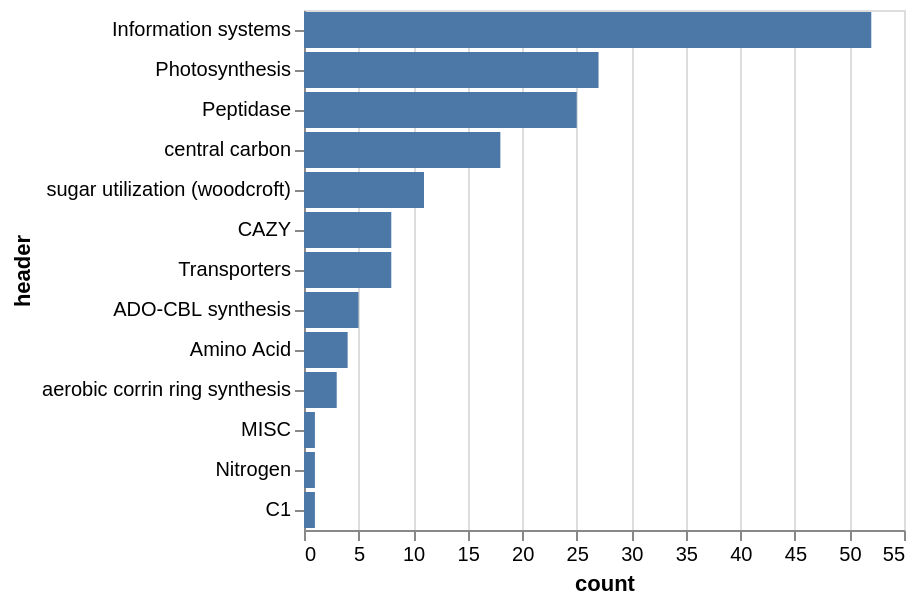

Notebook cell for this chart:
### Code cell
altamira_count = altamira_count.reset_index()
altamira_count = altamira_count.sort_values(by='count',ascending=False)
altamira_count.to_csv('/MP_Data/Dados_David/viral_analysis/post_processing/votus_definition/dramv_results/altamira_amg_cat.tsv',sep='\t')


alt_chart = alt.Chart(altamira_count).mark_bar().encode(
    alt.X('count:Q'),
    alt.Y('header:N', sort='-x'),
)
alt_chart

### Figure 1 — Vega-Lite specification as saved in the notebook (floating-point values rounded to 4 significant figures)
{"config": {"view": {"continuousWidth": 300, "continuousHeight": 300}}, "data": {"name": "data-36389b198f18ff9791d2c7a902ce5815"}, "mark": {"type": "bar"}, "encoding": {"x": {"field": "count", "type": "quantitative"}, "y": {"field": "header", "sort": "-x", "type": "nominal"}}, "$schema": "https://vega.github.io/schema/vega-lite/v6.1.0.json", "datasets": {"data-36389b198f18ff9791d2c7a902ce5815": [{"header": "Information systems", "count": 52}, {"header": "Photosynthesis", "count": 27}, {"header": "Peptidase", "count": 25}, {"header": "central carbon", "count": 18}, {"header": "sugar utilization (woodcroft)", "count": 11}, {"header": "CAZY", "count": 8}, {"header": "Transporters", "count": 8}, {"header": "ADO-CBL synthesis", "count": 5}, {"header": "Amino Acid", "count": 4}, {"header": "aerobic corrin ring synthesis", "count": 3}, {"header": "MISC", "count": 1}, {"header": "Nitrogen", "count": 1}, {"header": "C1", "count": 1}]}}
